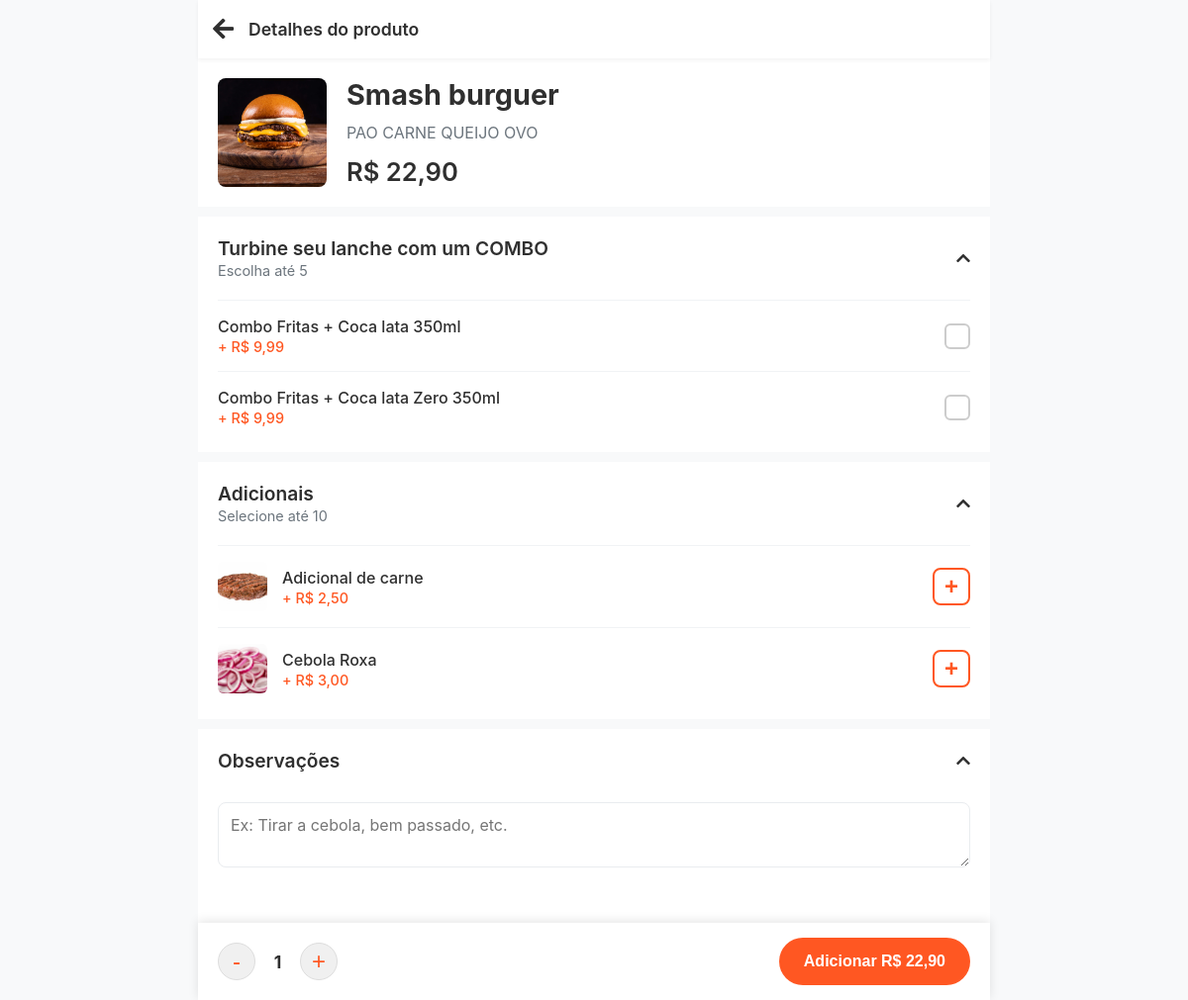
The app's page /produto.php?id=3, older data.
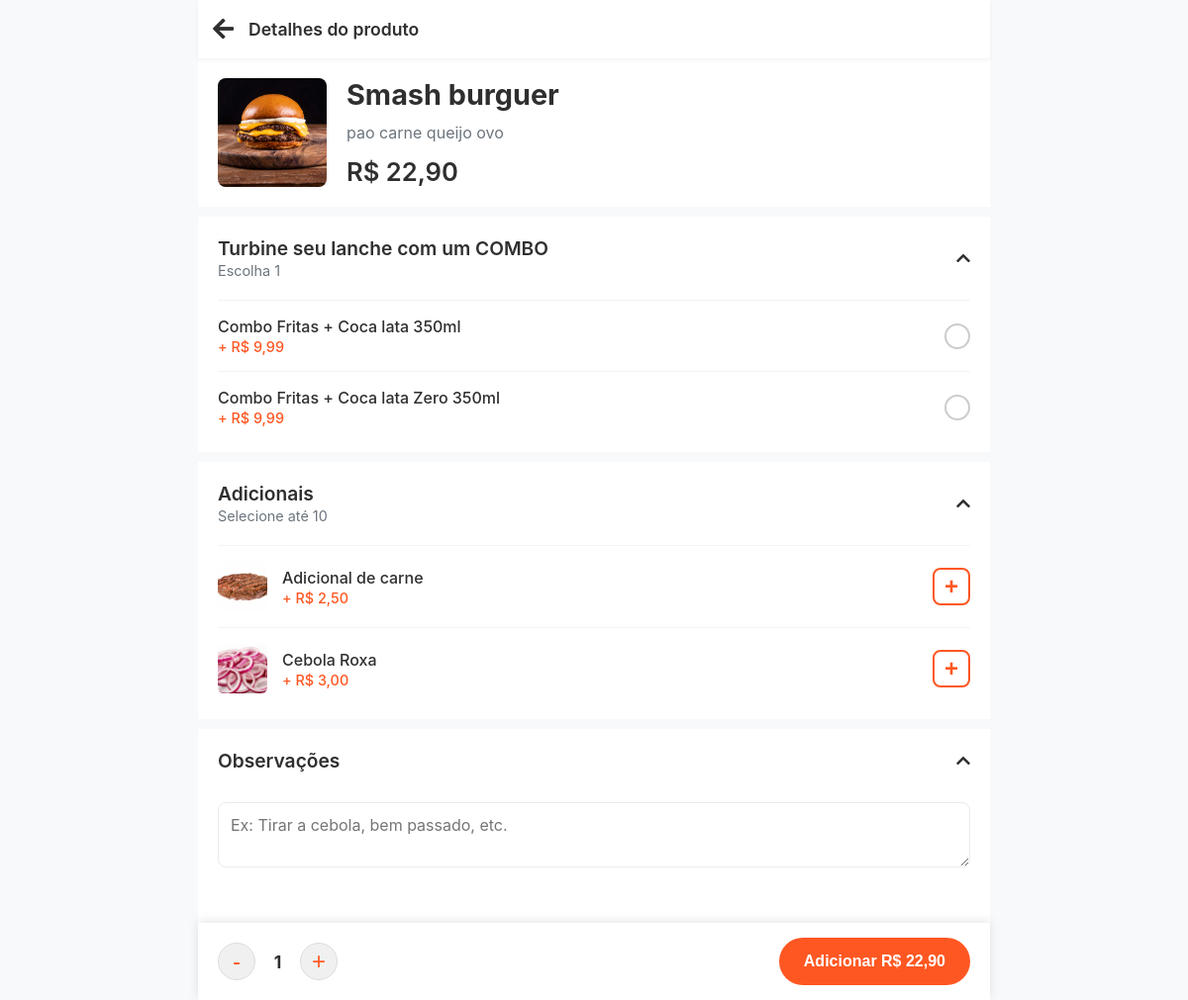
The same page, newer data.
### tables this page shows
CREATE TABLE `produtos` (
  `id` int(11) NOT NULL,
  `nome` varchar(150) NOT NULL,
  `descricao` text DEFAULT NULL,
  `preco` decimal(10,2) NOT NULL,
  `id_categoria` int(11) NOT NULL,
  `imagem` varchar(255) DEFAULT NULL,
  `estoque` int(11) NOT NULL DEFAULT 0,
  `controla_estoque` tinyint(1) NOT NULL DEFAULT 1,
  `ativo` tinyint(1) NOT NULL DEFAULT 1,
  `max_adicionais_opcionais` int(11) NOT NULL DEFAULT 10
);

CREATE TABLE `grupos_opcoes` (
  `id` int(11) NOT NULL,
  `id_produto_pai` int(11) NOT NULL,
  `nome_grupo` varchar(150) NOT NULL,
  `tipo_selecao` enum('UNICO','MULTIPLO') NOT NULL DEFAULT 'UNICO',
  `min_opcoes` int(11) NOT NULL DEFAULT 0,
  `max_opcoes` int(11) NOT NULL DEFAULT 1
);

CREATE TABLE `itens_grupo` (
  `id` int(11) NOT NULL,
  `id_grupo_opcao` int(11) NOT NULL,
  `tipo` enum('SIMPLES','VINCULADO','COMBO') NOT NULL DEFAULT 'SIMPLES',
  `nome_item` varchar(150) NOT NULL,
  `preco_adicional` decimal(10,2) NOT NULL DEFAULT 0.00,
  `id_produto_vinculado` int(11) DEFAULT NULL,
  `ativo` tinyint(1) NOT NULL DEFAULT 1
);

### produto.php (the view, shortened to what the changed rows need)
<?php
require_once 'includes/conexao.php';
$produto_id = filter_input(INPUT_GET, 'id', FILTER_VALIDATE_INT);
try {
    $stmt_produto = $conn->prepare("SELECT * FROM produtos WHERE id = ? AND ativo = 1");
    $stmt_produto->bind_param("i", $produto_id);
    $stmt_produto->execute();
    $result_produto = $stmt_produto->get_result();
    $produto = $result_produto->fetch_assoc();
    $adicionais = [];
    $stmt_adicionais = $conn->prepare("SELECT a.id, a.nome, a.preco, a.imagem FROM adicionais a JOIN produto_adicional pa ON a.id = pa.id_adicional WHERE pa.id_produto = ? AND a.ativo = 1 ORDER BY a.nome ASC");
    if ($stmt_adicionais) {
        $stmt_adicionais->bind_param("i", $produto_id);
        $stmt_adicionais->execute();
        $result_adicionais = $stmt_adicionais->get_result();
        while ($row = $result_adicionais->fetch_assoc()) { $adicionais[] = $row; }
    }
    $grupos_opcoes = [];
    $stmt_grupos = $conn->prepare("SELECT * FROM grupos_opcoes WHERE id_produto_pai = ? ORDER BY nome_grupo ASC");
    if ($stmt_grupos) {
        $stmt_grupos->bind_param("i", $produto_id);
        $stmt_grupos->execute();
        $result_grupos = $stmt_grupos->get_result();
        while($grupo = $result_grupos->fetch_assoc()){
            $id_grupo = $grupo['id'];
            $grupo['itens'] = [];
            $stmt_itens = $conn->prepare("SELECT ig.*, p.nome as nome_produto_vinculado FROM itens_grupo ig LEFT JOIN produtos p ON ig.id_produto_vinculado = p.id WHERE ig.id_grupo_opcao = ? AND ig.ativo = 1 ORDER BY ig.nome_item ASC");
            if ($stmt_itens) {
                $stmt_itens->bind_param("i", $id_grupo);
                $stmt_itens->execute();
                $result_itens = $stmt_itens->get_result();
                while($item = $result_itens->fetch_assoc()){
                    if (isset($item['tipo']) && $item['tipo'] === 'COMBO') {
                        $item['componentes'] = [];
                        $stmt_componentes = $conn->prepare("SELECT p.nome, igc.quantidade FROM itens_grupo_combo igc JOIN produtos p ON p.id = igc.id_produto_componente WHERE igc.id_item_grupo = ?");
                        if($stmt_componentes){
                           $stmt_componentes->bind_param("i", $item['id']);
                           $stmt_componentes->execute();
                           $result_componentes = $stmt_componentes->get_result();
                           while($componente = $result_componentes->fetch_assoc()){ $item['componentes'][] = $componente; }
                        }
                    }
                    $grupo['itens'][] = $item;
                }
            }
            $grupos_opcoes[] = $grupo;
        }
    }
} catch (Exception $e) {
    error_log($e->getMessage());
    die("Ocorreu um erro ao carregar os dados do produto. Por favor, tente novamente mais tarde.");
}
?>
<!DOCTYPE html>
<html lang="pt-BR">
<head>
    <link rel="stylesheet" href="https://cdnjs.cloudflare.com/ajax/libs/font-awesome/5.15.4/css/all.min.css">
</head>
<body>
    <div class="product-page-container">
        <div class="product-hero-section">
            <div class="hero-image"><img src="<?= htmlspecialchars($produto['imagem']) ?>" alt="<?= htmlspecialchars($produto['nome']) ?>"></div>
            <div class="hero-info">
                <h1><?= htmlspecialchars($produto['nome']) ?></h1>
                <p class="description"><?= htmlspecialchars($produto['descricao']) ?></p>
                <span class="base-price" id="base-price" data-price="<?= $produto['preco'] ?>">R$ <?= number_format($produto['preco'], 2, ',', '.') ?></span>
            </div>
        </div>
        <div class="options-container">
            <?php if(!empty($grupos_opcoes)): ?>
                <?php foreach($grupos_opcoes as $grupo): ?>
                    <div class="option-group open" data-max-opcoes="<?= htmlspecialchars($grupo['max_opcoes']) ?>">
                        <div class="option-group-header">
                            <div class="option-group-header-title"><h2><?= htmlspecialchars($grupo['nome_grupo']) ?></h2><span class="group-rules"><?= $grupo['tipo_selecao'] == 'UNICO' ? 'Escolha 1' : 'Escolha até ' . $grupo['max_opcoes'] ?></span></div>
                            <i class="fas fa-chevron-down chevron-icon"></i>
                        </div>
                        <div class="option-group-content">
                            <?php foreach($grupo['itens'] as $item): ?>
                                <label class="option-item-label" for="item_<?= $item['id'] ?>">
                                    <div class="option-details"><span class="option-name"><?= htmlspecialchars($item['nome_item']) ?></span><span class="option-price">+ R$ <?= number_format($item['preco_adicional'], 2, ',', '.') ?></span></div>
                                    <div class="option-input">
                                        <?php if($grupo['tipo_selecao'] == 'UNICO'): ?><div class="custom-radio"></div><?php else: ?><div class="custom-checkbox"></div><?php endif; ?>
                                    </div>
                                </label>
                            <?php endforeach; ?>
                        </div>
                    </div>
                <?php endforeach; ?>
            <?php endif; ?>
            <?php if(!empty($adicionais)): ?>
                <div class="option-group open" data-max-adicionais="<?= $produto['max_adicionais_opcionais'] ?>">
                    <div class="option-group-header">
                        <div class="option-group-header-title"><h2>Adicionais</h2><span class="group-rules">Selecione até 10</span></div>
                    </div>
                </div>
            <?php endif; ?>
            <div class="option-group open">
                <div class="option-group-header">
                    <div class="option-group-header-title"><h2>Observações</h2></div>
                </div>
            </div>
        </div>
    </div>
    <footer class="action-footer">
        <button class="add-to-cart-button">Adicionar <span id="preco-total-footer">R$ <?= number_format($produto['preco'], 2, ',', '.') ?></span></button>
    </footer>
</body>
</html>

Row changes from the older to the newer data that the page shows:
changed produtos "Smash burguer": descricao "PAO CARNE QUEIJO OVO" → "pao carne queijo ovo"
changed grupos_opcoes "Turbine seu lanche com um COMBO": max_opcoes "5" → (not shown); tipo_selecao "Escolha até" → "Escolha 1"
